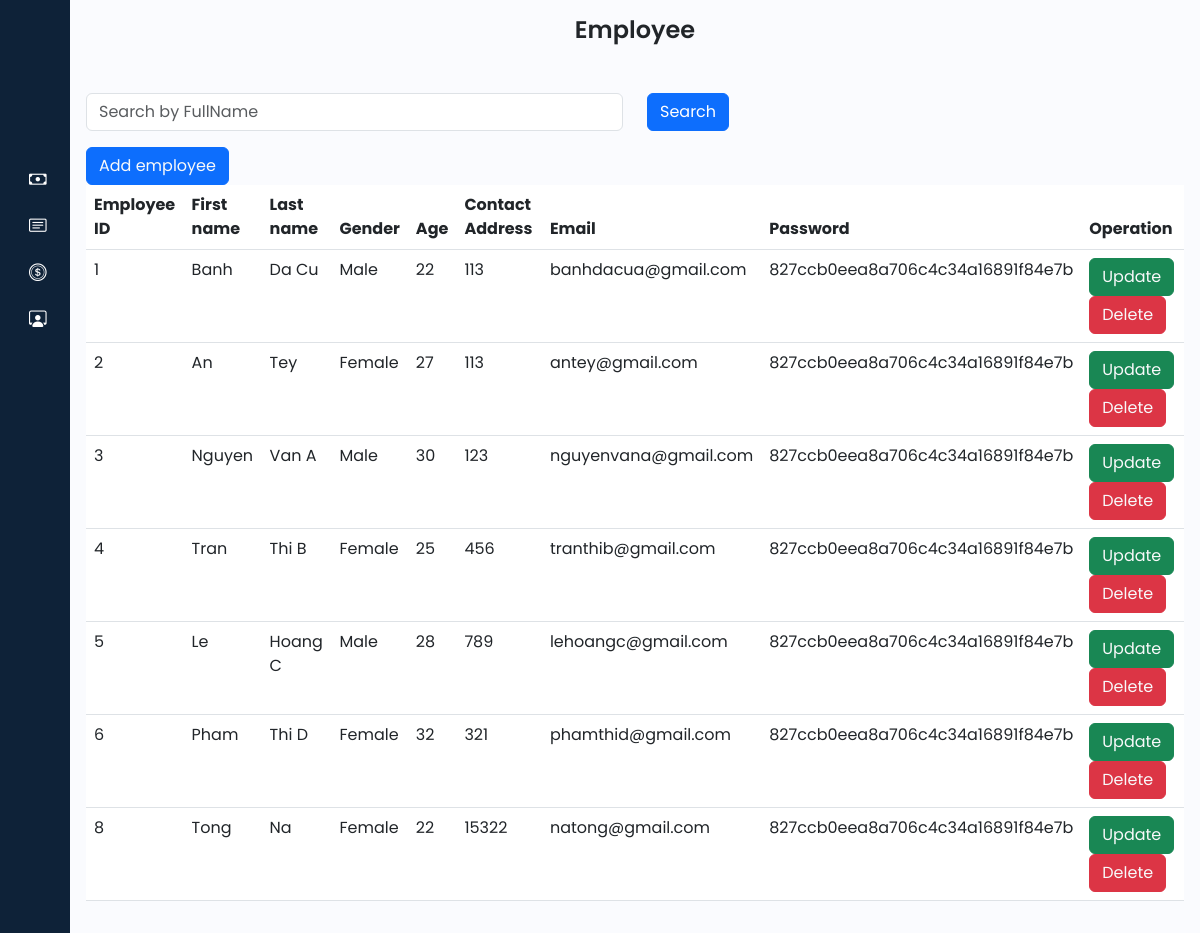
Page /admin/employee.php on the committed database.
### tables this page shows
CREATE TABLE `employee` (
  `emp_ID` int(11) NOT NULL,
  `fname` varchar(255) DEFAULT NULL,
  `lname` varchar(255) DEFAULT NULL,
  `gender` varchar(11) DEFAULT NULL,
  `age` int(11) DEFAULT NULL,
  `contact_add` int(11) DEFAULT NULL,
  `emp_email` varchar(255) DEFAULT NULL,
  `emp_pass` varchar(255) DEFAULT NULL
);

### admin/employee.php (the view, shortened to what this page needs)
<?php
@include '../connection/connect.php';
$select = "SELECT * FROM employee";
$result = mysqli_query($con, $select);
?>
<!DOCTYPE html>
<html lang="en">
<head>
    <link href="https://cdn.lineicons.com/4.0/lineicons.css" rel="stylesheet" />
    <link href="https://cdn.jsdelivr.net/npm/bootstrap@5.3.0-alpha3/dist/css/bootstrap.min.css" rel="stylesheet"
>
    <link rel="stylesheet" href="https://cdn.jsdelivr.net/npm/bootstrap-icons@1.11.3/font/bootstrap-icons.min.css">
    <link rel="stylesheet" href="style/style.css">
</head>
<body>
    <div class="wrapper">
        <?php include 'sidebar.php'; ?>
        <div class="main p-3">
            <div class="text-center mb-5">
                <h1>
                    Employee
                </h1>
            </div>
            <form method="post">
                <div class="row mb-3">
                    <div class="col-sm">
                        <input type="text" name="search_keyword" class="form-control" placeholder="Search by FullName" value="<?php echo isset($search_keyword) ? $search_keyword : ''; ?>">
                    </div>
                    <div class="col-sm">
                        <button type="submit" name="search" class="btn btn-primary">Search</button>
                    </div>
                </div>
            </form>
            <button class="btn btn-primary">
                <a href="operation/employee/create.php" class="text-light">Add employee</a>
            </button>
            <table class="table table-inverse">
                <thead>
                    <tr>
                        <th>Employee ID</th>
                        <th>First name</th>
                        <th>Last name</th>
                        <th>Gender</th>
                        <th>Age</th>
                        <th>Contact Address</th>
                        <th>Email</th>
                        <th>Password</th>
                        <th>Operation</th>
                    </tr>
                </thead>
                <tbody>
                    <?php
                    if ($result) {
                        while ($row = mysqli_fetch_assoc($result)) {
                            $emp_ID = $row['emp_ID'];
                            $fname = $row['fname'];
                            $lname = $row['lname'];
                            $gender = $row['gender'];
                            $age = $row['age'];
                            $contact_add = $row['contact_add'];
                            $emp_email = $row['emp_email'];
                            $emp_pass = $row['emp_pass'];
                            echo '<tr>
                                <td>' . $emp_ID . ' </td>
                                <td>' . $fname . ' </td>
                                <td>' . $lname . ' </td>
                                <td>' . $gender . ' </td>
                                <td>' . $age . ' </td>
                                <td>' . $contact_add . ' </td>
                                <td>' . $emp_email . ' </td>
                                <td>' . $emp_pass . ' </td>
                                <td>
                                    <button class="btn btn-success"><a href="operation/employee/update.php?updateemp_ID=' . $emp_ID . '" class="text-light">Update</a></button>
                                    <button class="btn btn-danger"><a href="operation/employee/delete.php?deleteemp_ID=' . $emp_ID . '" class="text-light">Delete</a></button>
                                </td>
                            </tr>';
                        }
                    }
                    ?>
                </tbody>
            </table>
        </div>
    </div>
</body>
</html>

### admin/style/style.css (style rules this page uses)
a { text-decoration: none; }
h1 { font-weight: 600; font-size: 1.5rem; }
body { font-family: 'Poppins', sans-serif; }
.wrapper { display: flex; }
.main { min-height: 100vh; width: 100%; overflow: hidden; transition: all 0.35s ease-in-out; background-color: #fafbfe; }

### rows in the picture
employee: emp_ID "1", fname "Banh", lname "Da Cu", gender "Male", age "22", contact_add "113", emp_email "banhdacua@gmail.com", emp_pass "827ccb0eea8a706c4c34a16891f84e7b"
employee: emp_ID "2", fname "An", lname "Tey", gender "Female", age "27", contact_add "113", emp_email "antey@gmail.com", emp_pass "827ccb0eea8a706c4c34a16891f84e7b"
employee: emp_ID "3", fname "Nguyen", lname "Van A", gender "Male", age "30", contact_add "123", emp_email "nguyenvana@gmail.com", emp_pass "827ccb0eea8a706c4c34a16891f84e7b"
employee: emp_ID "4", fname "Tran", lname "Thi B", gender "Female", age "25", contact_add "456", emp_email "tranthib@gmail.com", emp_pass "827ccb0eea8a706c4c34a16891f84e7b"
employee: emp_ID "5", fname "Le", lname "Hoang C", gender "Male", age "28", contact_add "789", emp_email "lehoangc@gmail.com", emp_pass "827ccb0eea8a706c4c34a16891f84e7b"
employee: emp_ID "6", fname "Pham", lname "Thi D", gender "Female", age "32", contact_add "321", emp_email "phamthid@gmail.com", emp_pass "827ccb0eea8a706c4c34a16891f84e7b"
employee: emp_ID "8", fname "Tong", lname "Na", gender "Female", age "22", contact_add "15322", emp_email "natong@gmail.com", emp_pass "827ccb0eea8a706c4c34a16891f84e7b"
